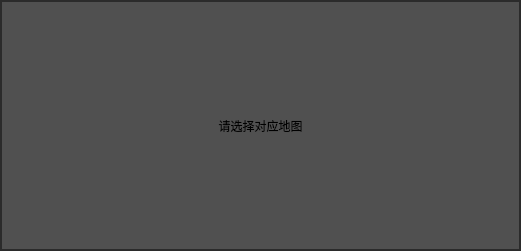
<?xml version="1.0" encoding="UTF-8"?>
<ui version="4.0">
 <class>bm_base</class>
 <widget class="QWidget" name="bm_base">
  <property name="geometry">
   <rect>
    <x>0</x>
    <y>0</y>
    <width>521</width>
    <height>251</height>
   </rect>
  </property>
  <property name="windowTitle">
   <string>Form</string>
  </property>
  <widget class="QLabel" name="label">
   <property name="geometry">
    <rect>
     <x>0</x>
     <y>0</y>
     <width>521</width>
     <height>251</height>
    </rect>
   </property>
   <property name="styleSheet">
    <string notr="true">background-color: #505050;
border: 2px solid #2B2B2B;</string>
   </property>
   <property name="text">
    <string>请选择对应地图</string>
   </property>
   <property name="alignment">
    <set>Qt::AlignCenter</set>
   </property>
  </widget>
 </widget>
 <resources/>
 <connections/>
</ui>
